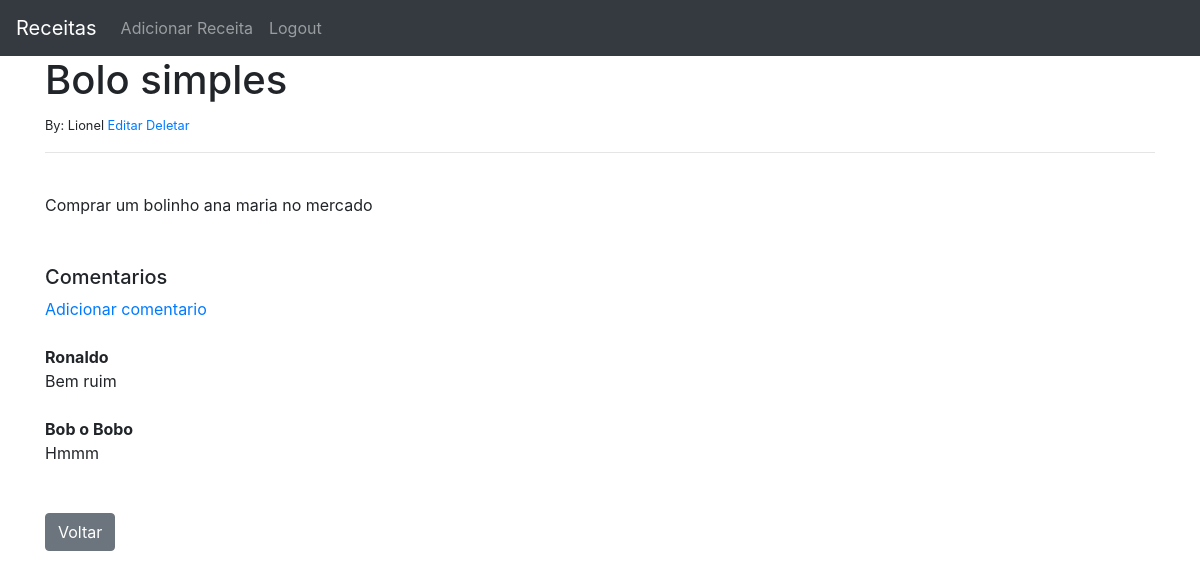
/article/21 (signed in), run on the app's committed database.
### theblog/models.py (models this page shows, shortened)
class Post(models.Model):
    title = models.CharField(max_length=255)
    author = models.ForeignKey(User, on_delete=models.CASCADE)
    body = models.TextField()

class Comment(models.Model):
    post = models.ForeignKey(Post, related_name="comments" , on_delete=models.CASCADE)
    name = models.CharField(max_length=255)
    body = models.TextField()

### theblog/views.py (the view)
# urls.py: path('article/<int:pk>', ArticleDetailView.as_view(), name='article-detail'),
class ArticleDetailView(DetailView):
    model = Post
    template_name = 'article_details.html'

### theblog/templates/article_details.html (shortened to what this page needs)
{% extends "index.html" %}
{%block content %}
<h1>{{post.title}}</h1>
<small>By: {{post.author}} {{post.author.last_name}}</small>
{%if user.is_authenticated%}
    {% if user.id == post.author.id%}
        <small><a href="{%url 'update_post' post.pk%}">Editar</a> </small>
        <small><a href="{%url 'delete_post' post.pk%}">Deletar</a></small>
    {% endif %}
{% endif %}
<br/>
<hr>
<br/>
{{post.body | safe}}
<br/><br/><br/>
<h5>Comentarios</h5>
{%if not post.comments.all%}
    Sem comentarios ainda...<a href="{%url 'add_comment' post.pk%}">Adicionar comentario</a>
{% else %}
    <a href="{%url 'add_comment' post.pk%}">Adicionar comentario</a>
    <br/>
    {%for comment in post.comments.all%}
        <br/>
        <strong>{{comment.name}}</strong>
        <br/>
        {{comment.body}}
        <br/>
    {% endfor %}
{% endif %}
<br/><br/>
<a href="{%url 'home' %}"><button type="button" class="btn btn-secondary">Voltar</button></a>
{% endblock %}

### data on the page
Post: title "Bolo simples", author "Lionel", body "Comprar um bolinho ana maria no mercado"
Comment: name "Ronaldo", body "Bem ruim"
Comment: name "Bob o Bobo", body "Hmmm"
